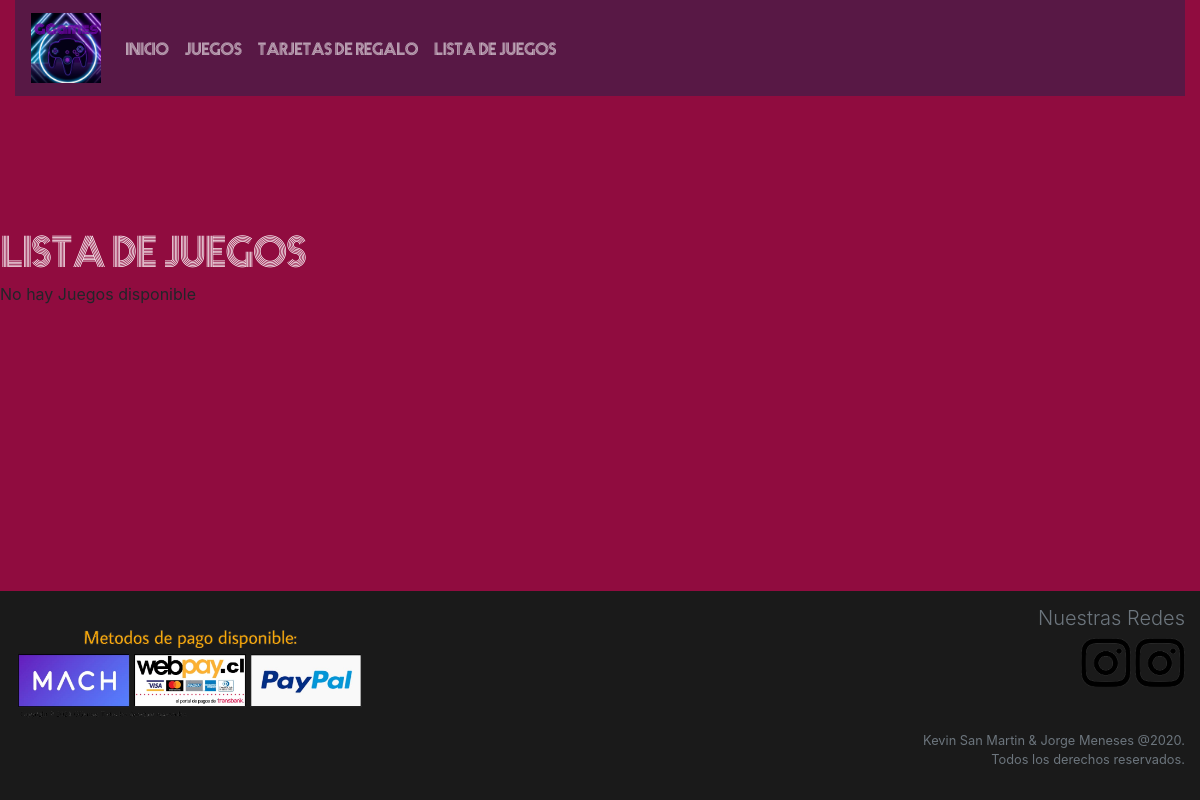
The page /Aplicacion/ju/ on the database as committed earlier.
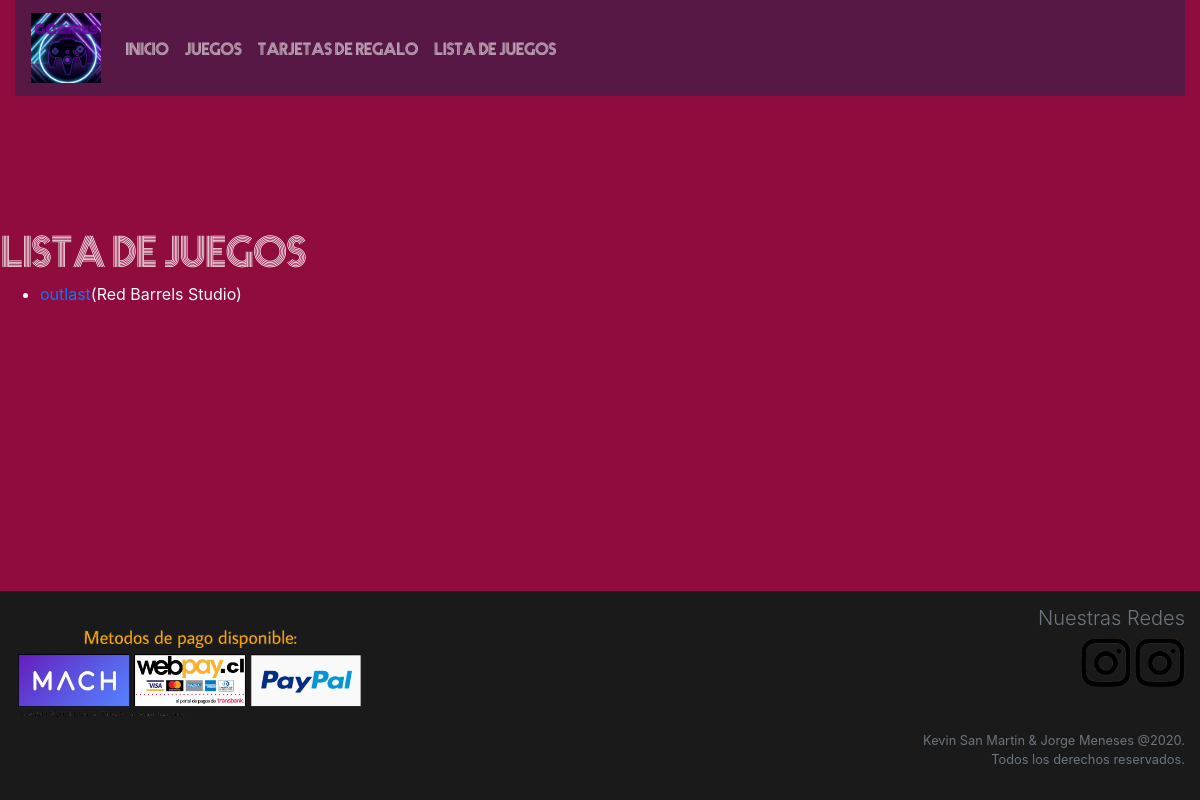
The same page on the database as committed later.
### Aplicacion/models.py (models this page shows, shortened)
class Juego(models.Model):
	titulo = models.CharField(max_length=200)
	compañia = models.ForeignKey('Compañia', on_delete=models.SET_NULL, null=True)
	descirpcion = models.TextField(max_length=1000, help_text='Inserte una descripcion del juego')
	genero = models.ManyToManyField(Genero)
	def get_absolute_url(self):
		return reverse('juego-detail', args=[str(self.id)])

class Compañia(models.Model):
	compañia = models.CharField(max_length=100)
	def __str__(self):
		return self.compañia

### Aplicacion/views.py (the view)
# urls.py: path('ju/',views.JuegoListView.as_view(),name='ju'),
class JuegoListView(generic.ListView):
    model=Juego
    paginate=10

### Aplicacion/templates/Aplicacion/juego_list.html
{% extends "base_generic.html" %}
{% block content %}
<section>
    <article>
        <h1>Lista de Juegos</h1>
    </article>
    <article>
        {% if juego_list %}
        <ul>
            {% for juego in juego_list %}
            <div>
                <li style="color: aliceblue;">
                    <a href="{{ juego.get_absolute_url }}" >{{juego.titulo}}</a>({{juego.compañia}})
                </li>
            </div>
            {% endfor %}
        </ul>
        {% else %}
            <p>No hay Juegos disponible</p>
        {% endif %}
    </article>
</section>
{% endblock %}

### Aplicacion/templates/base_generic.html (shortened to what this page needs)
{% load static %}
<!DOCTYPE html>
<html>
  <head>
    <link rel="stylesheet" type="text/css" href="{% static 'css/bootstrap.min.css' %}">
    <link rel="stylesheet" type="text/css" href="{% static 'css/estilos_Formularios.css' %}" >
  </head>
  <body>
    <header class="container-fluid">
      <div class="row">
        <div class="col-xs-12 col-sm-12 col-lg-12 col-xl-12">
          <nav  id="menu" class="navbar navbar-expand-sm navbar-dark">
            <a href="{% url 'index' %}" class="navbar-brand"><img src="{% static 'images/icono_recortado.jpeg' %}" alt="Icono Pagina"></a>
            <div class="collapse navbar-collapse" id="uno" >
              <ul class="navbar-nav">
                <li class="nav-item"><a href="{% url 'index' %}" class="nav-link">Inicio</a></li>
                <li class="nav-item"><a href="{% url 'juegos' %}" class="nav-link">Juegos</a></li>
                <li class="nav-item"><a href="{% url 'tarJetas' %}" class="nav-link">Tarjetas de regalo</a></li>
                <li class="nav-item"><a href="{% url 'ju' %}" class="nav-link">Lista de Juegos</a></li>
              </ul>
            </div>
          </nav>
        </div>
      </div>
    </header>
    {% block content %}{% endblock %}
    <footer class="container-fluid">
      <div class="row">
        <div class="d-none d-md-block col-md-6 col-lg-6 col-xl-6 text-left">
          <img id="metodo" src="{% static 'images/metodo_pago5.png' %}" class="img-fluid" alt="">
        </div>
        <div class="col-xs-12 col-sm-12 col-md-6 col-lg-6 col-xl-6 text-right">
          <h6 class="text-muted lead">Nuestras Redes</h6>
          <div id="pie" class="redes-footer">
            <a href="https://www.instagram.com/jorge_whats_up/" target="_blank"><img src="{% static 'images/instagram_logo.png' %}" alt="Instagram_Jorge"></a>
            <a href="https://www.instagram.com/sun.__zz/" target="_blank"><img src="{% static 'images/instagram_logo.png' %}" alt="Instagram_Kevin"></a>
          </div>
        </div>
      </div>
      <div class="row">
        <div class="col-md-12 text-right">
          <p class="text-muted small">Kevin San Martin & Jorge Meneses @2020.<br> Todos los derechos reservados.</p>
        </div>
      </div>
    </footer>
  </body>
</html>

### Aplicacion/static/css/estilos_inicio.css (style rules this page uses)
* { box-sizing: border-box; }
body { background: #900C3F; margin: 0; padding: 0; display: flex; flex-wrap: wrap; min-height: 100vh; }
#menu { background-color: #581845; }
#menu a { font-family: "Prisma"; display: inline-block; color: white; text-align: center; text-decoration: none; }
#menu img { width: 70px; }
footer { background-color:#1A1A1A; height: 50%; color: #ffffff; padding: 15px; align-self: flex-end; width: 100%; }
#pie img { width: 50px; }
#metodo { width: 350px; }

### Aplicacion/static/css/estilos_juegos.css (style rules this page uses)
body { background: #900C3F; }
#menu { background-color: #581845; }
#menu a { font-family: "Prisma"; display: inline-block; color: white; text-align: center; text-decoration: none; }
#menu img { width: 70px; }
h1 { font-family: "Prisma"; color: #ffffff; }
footer { background-color:#1A1A1A; height: 50%; color: white; padding: 15px; align-self: flex-end; width: 100%; margin-top: 10px; }
#pie img { width: 50px; }
#metodo { width: 350px; }

### Aplicacion/static/css/estilos_Formularios.css (style rules this page uses)
* { box-sizing: border-box; }
body { background: #900C3F; margin: 0; padding: 0; display: flex; flex-wrap: wrap; min-height: 100vh; }
#menu { background-color: #581845; }
#menu a { font-family: "Prisma"; display: inline-block; color: white; text-align: center; text-decoration: none; }
#menu img { width: 70px; }
footer { background-color:#1A1A1A; height: 50%; color: white; padding: 15px; align-self: flex-end; width: 100%; }
#pie img { width: 50px; }
#metodo { width: 350px; }

### Aplicacion/static/css/tarjetas.css (style rules this page uses)
body { background: #900C3F; }
#menu { background-color: #581845; }
#menu a { font-family: "Prisma"; display: inline-block; color: white; text-align: center; text-decoration: none; }
#menu img { width: 70px; }
h1 { font-family: "Prisma"; color: #ffffff; }
footer { background-color:#1A1A1A; height: 50%; color: white; padding: 15px; align-self: flex-end; width: 100%; margin-top: 10px; }
#pie img { width: 50px; }
#metodo { width: 350px; }

Rows that differ between the two databases and show on the page:
added Juego: titulo "outlast", compañia "Red Barrels Studio"
Other text that changed with them:
text no longer shown: "No hay Juegos disponible"
